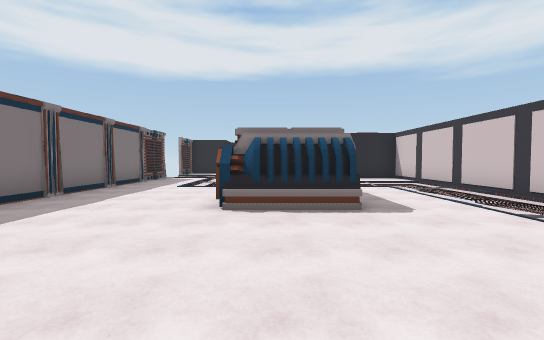
view 1 (above)

24 first-person views from a walk through a scene from a Unity 3-D project. The camera is 1.5 m above the floor, tilts 2° down and sees 90° across. Doors are open. The floor is counted in squares, 2 m on a side. Each view is taken from the middle of a square. On the plan, view 1 faces up. The plan holds only what a view shows up to about 10 squares ahead; the rest is blank. The place goes on beyond the plan.

view 2
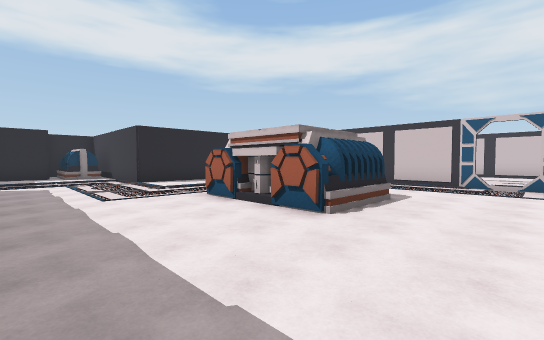

view 3
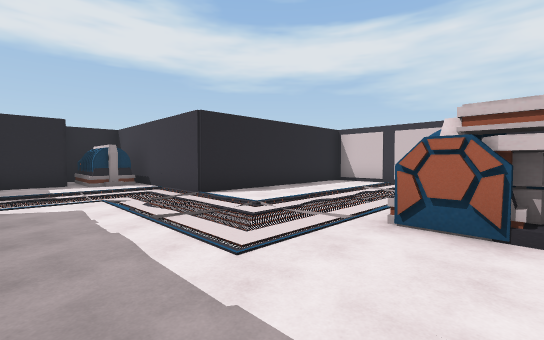

view 4
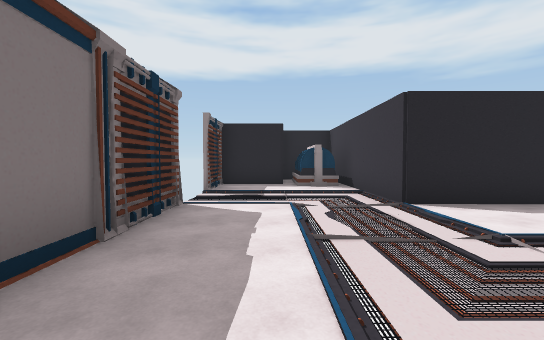

view 5
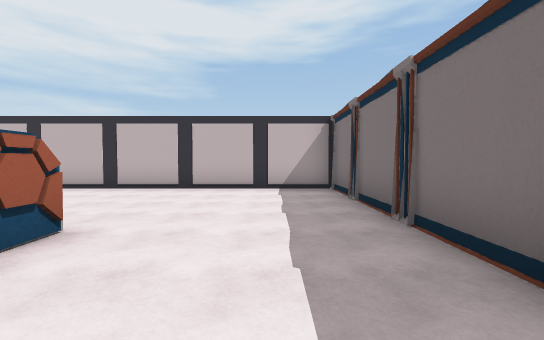

view 6
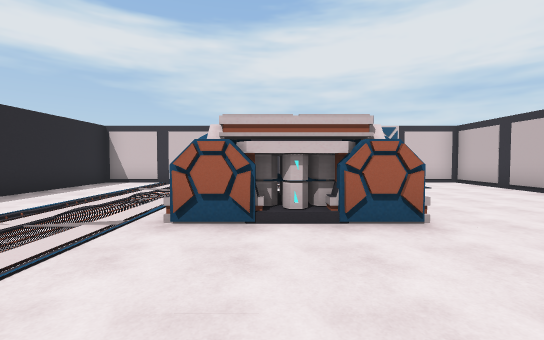

view 7
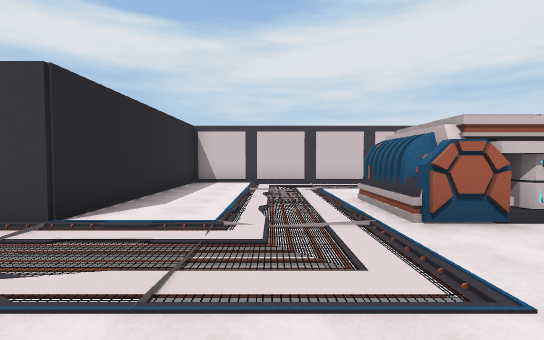

view 8
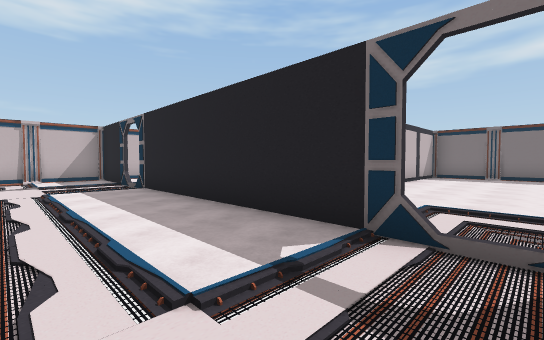

view 9
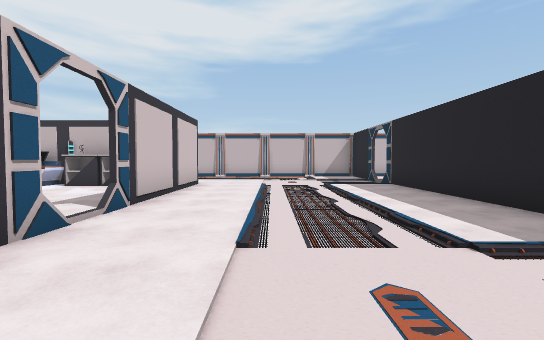

view 10
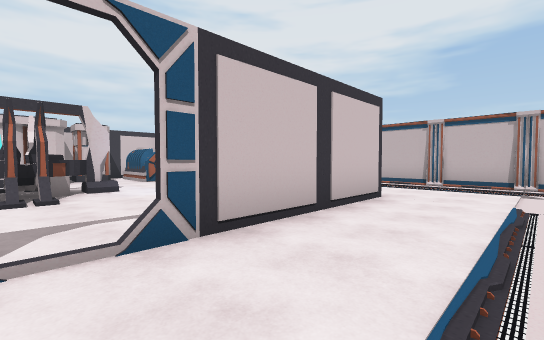

view 11
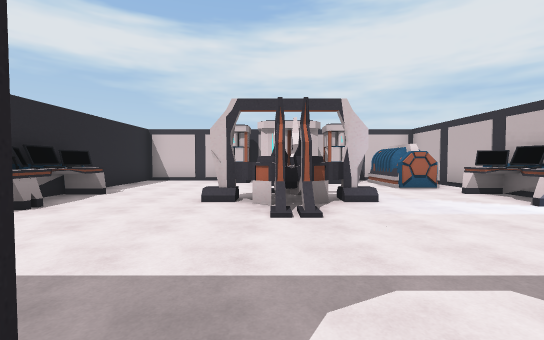

view 12
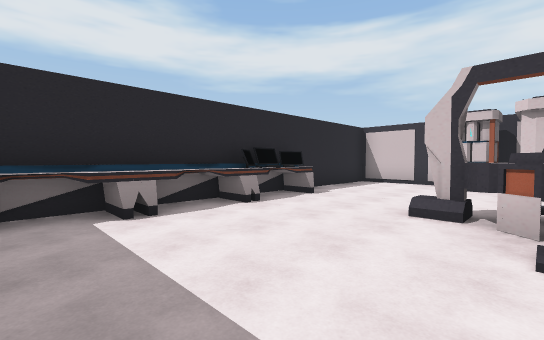

view 13
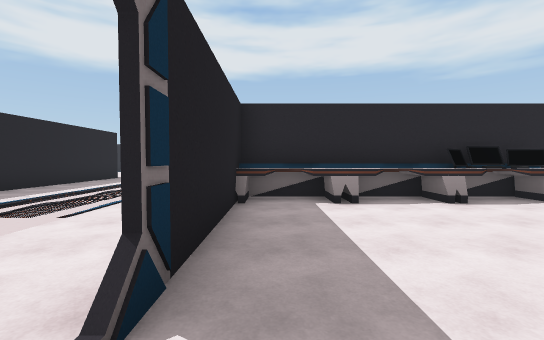

view 14
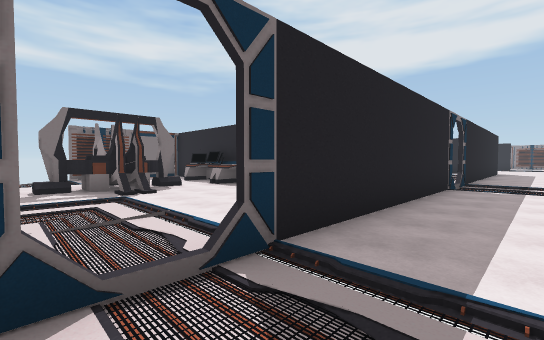

view 15
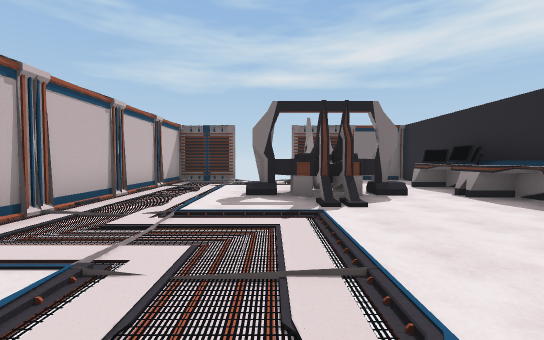

view 16
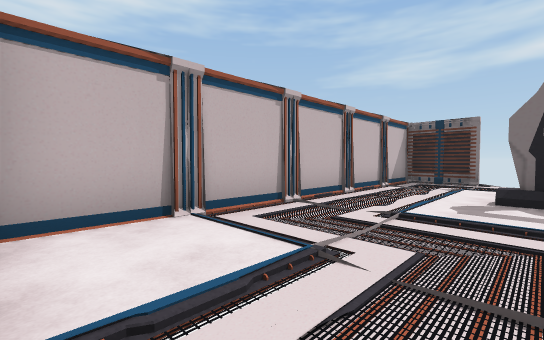

view 17
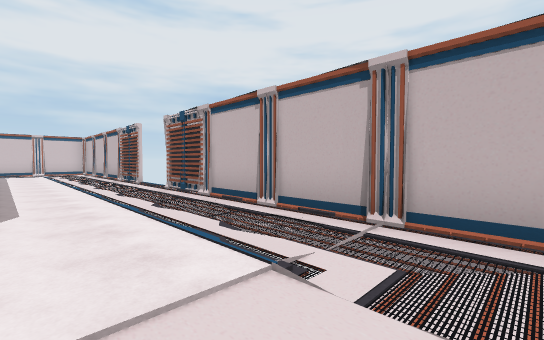

view 18
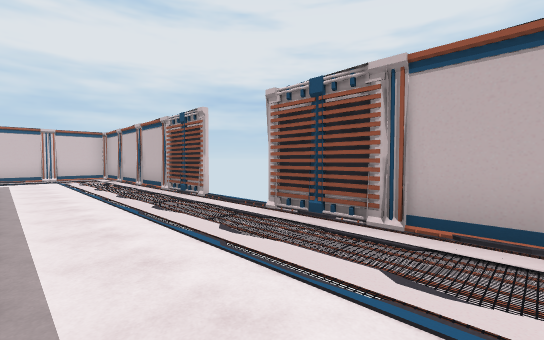

view 19
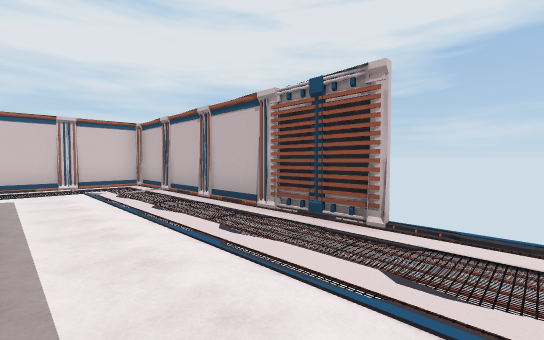

view 20
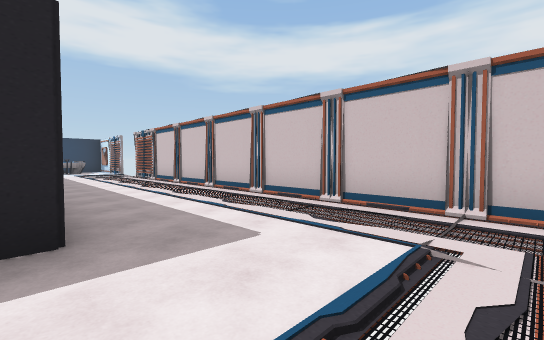

view 21
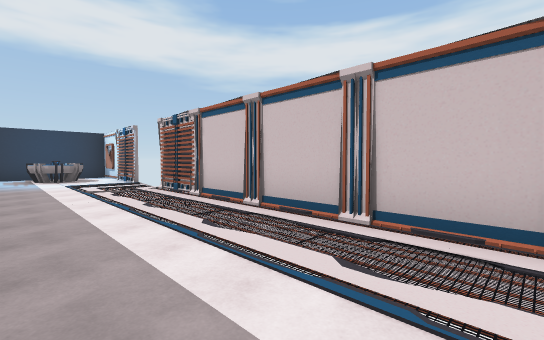

view 22
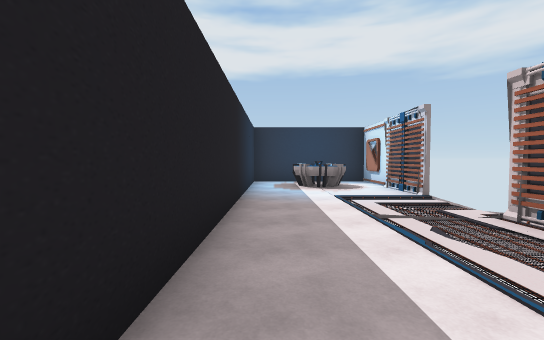

view 23
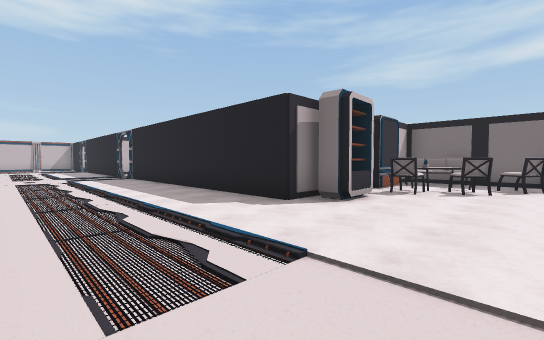

view 24
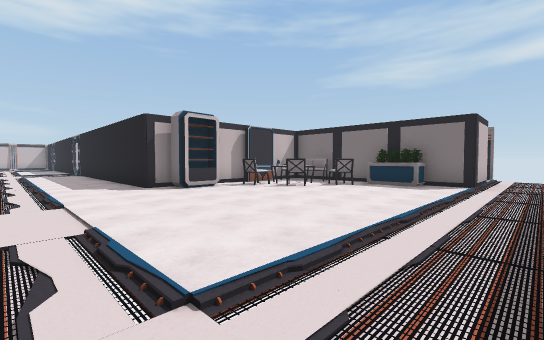

### Floor plan
Points are (right, up) in squares from view 1. A wall is a line through its corners. A room is listed if a view was taken in it or the views show most of it. See-through windows are left out.
Room 1 (views 1, 2, 3, 4, 5, 6, 7, 15, 16)
walls: (1.1, -0.2) (5.2, -0.2) (5.2, 2.1); (-1.1, -0.3) (-4.6, -0.3); (5.2, 3.3) (5.2, 11.6) (-0.7, 11.6) (-0.7, 16.8); (-4.7, -0.2) (-1.2, -0.2); (-0.6, -2.4) (-0.6, -2.9) (-0.2, -3.1); (0, -4.2) (-0.3, -4.7) (-0.6, -4.7) (-0.6, -5.5); (0.5, -4.2) (-0.7, -4.2); (3.5, 11.8) (4.4, 11.8); (-4.6, 11.8) (-4.6, -4.4); (-4.6, -6.2) (-4.6, -8.2) (4.9, -8.2); (-2.6, 15.6) (-4.6, 15.6) (-4.6, 13.8); (-1.5, 17.8) (-0.6, 17.8)
low walls: (-0.2, -4.9) (-0.2, -5.6)
ways out: opening at (-1, 18.5) to room 2; opening at (3, 12.3) to room 2; opening at (5, -5) to room 2; opening at (5, 3) to room 2; open door at (-4.6, -5.2); open door at (-4.6, 12.8); open door at (-4.5, 18.5)
objects: other object (-5, 17); other object (-2, -1) to (0, -1); other object (-2, 15) to (-2, 17); other object (-1, 4) to (1, 7); other object (1, -1) to (2, -1); other object (2, 12); other object (4, 12)
Room 2 (views 8, 9, 10, 11, 12, 13, 14, 17, 18, 19, 20, 21, 22, 23, 24)
walls: (13.5, 5.6) (12.4, 5.6); (11.4, 5.4) (11.4, 1.3); (11.2, 1.3) (11.2, 1.9); (16.1, 1.6) (16.1, 2.3); (14.9, 0.6) (15.8, 0.6); (15.8, 0) (15.4, 0.4) (15.5, 1) (15.8, 1.4); (16.1, -0.9) (16.1, -0.2); (20.5, 5.6) (16.1, 5.6); (5.4, 2.4) (5.4, -4.7); (21.4, 5.5) (21.4, 2.6); (11.2, -3.5) (11.2, 0.4); (21.2, 1.6) (21.2, 5.5); (17.8, -4.2) (19.9, -4.2); (4.4, 11.8) (5.4, 11.8) (5.4, 3.4); (25.2, 7.6) (25.2, 11.6) (21.4, 11.6); (2.5, 11.8) (3.5, 11.8); (21.4, -4.4) (20.9, -4.4); (5.4, -5.6) (5.4, -8.2); (17.3, -8.2) (25.2, -8.2) (25.2, 5.8); (4.9, -8.2) (15.4, -8.2); (-0.6, 17.8) (-0.6, 12)
low walls: (15.8, 1.7) (15.8, 2.4)
ways out: opening at (-1, 18.5) to room 1; opening at (3, 12.3) to room 1; opening at (5, -5) to room 1; opening at (5, 3) to room 1; open door at (16.3, -8.3); open door at (25.5, 6.5)
objects: sofa (0, 13) to (0, 14); chair (0, 14) to (1, 15); other object (0, 16); other object (1, 13); chair (2, 13); chair (2, 14); other object (12, 5) to (13, 5); cabinet (13, -4); cabinet (14, -4); other object (14, 5) to (15, 5); other object (16, -4) to (17, -4); other object (16, 5) to (17, 5); other object (19, -3) to (20, -3); other object (19, 0) to (20, 1); battery (20, -1); battery (20, 2); projector (23, 10) to (24, 11)

Positions as (right, up) in squares from view 1, and headings:
1: (0, 0), facing up
2: (-4, 2), facing up-right
3: (-4, 6), facing up-right
4: (-3, 7), facing up
5: (-3, 7), facing down
6: (-4, 6), facing right
7: (-4, 9), facing right
8: (8, 3), facing down-left
9: (9, 4), facing down
10: (9, 1), facing down-right
11: (11, 1), facing right
12: (12, 1), facing up-right
13: (12, 0), facing up
14: (7, -6), facing up-left
15: (5, -5), facing left
16: (5, -5), facing down-left
17: (8, -5), facing down-right
18: (12, -5), facing down-right
19: (16, -5), facing down-right
20: (21, -7), facing up-right
21: (22, -2), facing up-right
22: (22, 2), facing up
23: (9, 15), facing down-left
24: (8, 19), facing down-left
